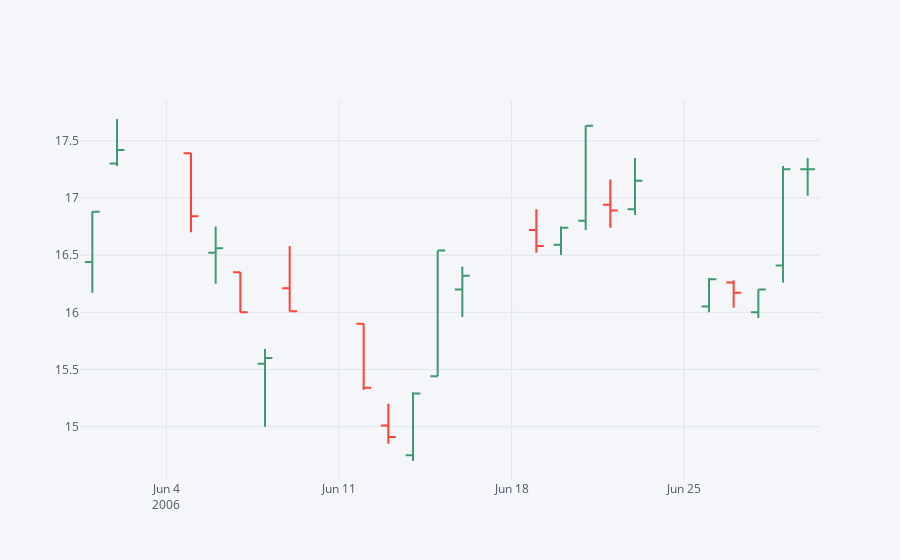

Notebook cell for this chart:
### Code cell
ttm.loc["6-2006"].iplot("ohlc")

### Figure 1 — Plotly figure (JSON) as saved in the notebook; plotly's stock layout.template omitted (floating-point values rounded to 4 significant figures)
{"data": [{"close": [16.88, 17.42, 16.84, 16.56, 16.0, 15.6, 16.01, 15.34, 14.91, 15.29, 16.54, 16.32, 16.58, 16.74, 17.63, 16.89, 17.15, 16.29, 16.17, 16.2, 17.25, 17.25], "high": [16.88, 17.69, 17.39, 16.75, 16.35, 15.68, 16.58, 15.9, 15.2, 15.3, 16.54, 16.4, 16.9, 16.75, 17.63, 17.16, 17.35, 16.3, 16.28, 16.2, 17.28, 17.35], "low": [16.17, 17.28, 16.7, 16.25, 16.0, 15.0, 16.01, 15.32, 14.85, 14.7, 15.44, 15.96, 16.52, 16.5, 16.72, 16.74, 16.85, 16.0, 16.04, 15.95, 16.26, 17.02], "open": [16.44, 17.3, 17.39, 16.52, 16.35, 15.55, 16.21, 15.9, 15.01, 14.75, 15.44, 16.2, 16.72, 16.59, 16.8, 16.94, 16.9, 16.05, 16.26, 16.0, 16.41, 17.25], "showlegend": false, "type": "ohlc", "x": ["2006-06-01", "2006-06-02", "2006-06-05", "2006-06-06", "2006-06-07", "2006-06-08", "2006-06-09", "2006-06-12", "2006-06-13", "2006-06-14", "2006-06-15", "2006-06-16", "2006-06-19", "2006-06-20", "2006-06-21", "2006-06-22", "2006-06-23", "2006-06-26", "2006-06-27", "2006-06-28", "2006-06-29", "2006-06-30"], "yaxis": "y2"}], "layout": {"legend": {"bgcolor": "#F5F6F9", "font": {"color": "#4D5663"}}, "paper_bgcolor": "#F5F6F9", "plot_bgcolor": "#F5F6F9", "title": {"font": {"color": "#4D5663"}}, "xaxis": {"gridcolor": "#E1E5ED", "rangeslider": {"visible": false}, "showgrid": true, "tickfont": {"color": "#4D5663"}, "title": {"font": {"color": "#4D5663"}, "text": ""}, "zerolinecolor": "#E1E5ED"}, "yaxis": {"gridcolor": "#E1E5ED", "showgrid": true, "showticklabels": false, "tickfont": {"color": "#4D5663"}, "title": {"font": {"color": "#4D5663"}, "text": ""}, "zerolinecolor": "#E1E5ED"}, "yaxis2": {"gridcolor": "#E1E5ED", "showgrid": true, "tickfont": {"color": "#4D5663"}, "title": {"font": {"color": "#4D5663"}, "text": ""}, "zerolinecolor": "#E1E5ED"}}}
